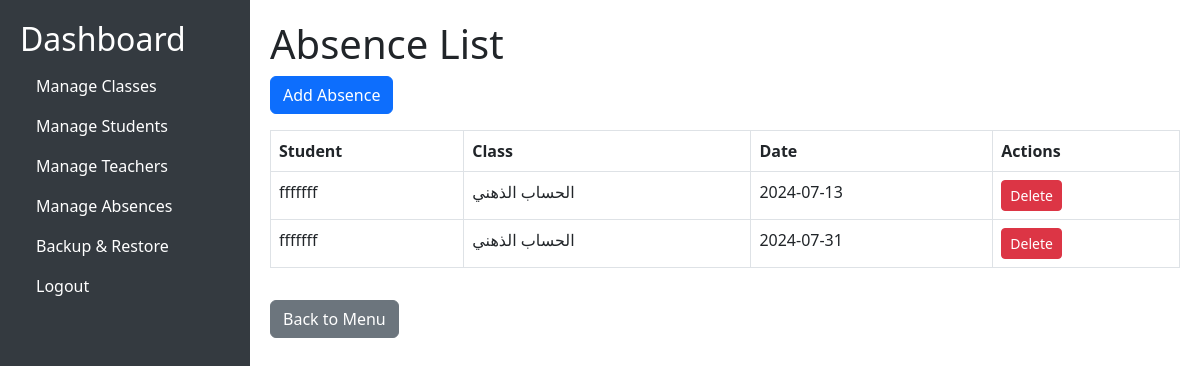
The app's page /absence/list.php (signed in) with its own data.
### tables this page shows
CREATE TABLE `absences` (
  `id` int(11) NOT NULL AUTO_INCREMENT,
  `student_id` int(11) NOT NULL,
  `class_id` int(11) NOT NULL,
  `date` date NOT NULL,
  PRIMARY KEY (`id`),
  KEY `student_id` (`student_id`),
  KEY `class_id` (`class_id`),
  CONSTRAINT `absences_ibfk_1` FOREIGN KEY (`student_id`) REFERENCES `students` (`id`),
  CONSTRAINT `absences_ibfk_2` FOREIGN KEY (`class_id`) REFERENCES `classes` (`id`)
);

CREATE TABLE `students` (
  `id` int(11) NOT NULL AUTO_INCREMENT,
  `name` varchar(255) NOT NULL,
  `class_id` int(11) DEFAULT NULL,
  `enrollment_date` date NOT NULL,
  `end_date` date NOT NULL,
  `payment_end` date DEFAULT NULL,
  `paid` int(11) DEFAULT NULL,
  PRIMARY KEY (`id`),
  KEY `class_id` (`class_id`),
  CONSTRAINT `students_ibfk_1` FOREIGN KEY (`class_id`) REFERENCES `classes` (`id`) ON DELETE SET NULL
);

CREATE TABLE `classes` (
  `id` int(11) NOT NULL AUTO_INCREMENT,
  `name` varchar(255) NOT NULL,
  `start_date` date NOT NULL,
  `number_of_months` int(11) NOT NULL,
  `num_group` int(11) DEFAULT NULL,
  `teacher_id` int(11) DEFAULT NULL,
  PRIMARY KEY (`id`),
  KEY `teacher_id` (`teacher_id`),
  CONSTRAINT `classes_ibfk_1` FOREIGN KEY (`teacher_id`) REFERENCES `teachers` (`id`) ON DELETE SET NULL
);

### absence/list.php (the view, shortened to what this page needs)
<?php
require_once '../config.php';
$result = $conn->query("
    SELECT absences.id, students.name AS student_name, classes.name AS class_name, absences.date
    FROM absences
    JOIN students ON absences.student_id = students.id
    JOIN classes ON absences.class_id = classes.id
");
?>
<!DOCTYPE html>
<html lang="en">
<head>
    <link href="https://cdn.jsdelivr.net/npm/bootstrap@5.3.0/dist/css/bootstrap.min.css" rel="stylesheet">
</head>
<body>
    <div class="sidebar">
        <h2><a href="../index.php" class="nav-link text-white">Dashboard</a></h2>
        <ul class="nav flex-column">
            <li class="nav-item">
                <a href="../classes/list.php" class="nav-link text-white">Manage Classes</a>
            </li>
            <li class="nav-item">
                <a href="../students/list.php" class="nav-link text-white">Manage Students</a>
            </li>
            <li class="nav-item">
                <a href="../teachers/list.php" class="nav-link text-white">Manage Teachers</a>
            </li>
            <li class="nav-item">
                <a href="list.php" class="nav-link text-white">Manage Absences</a>
            </li>
            <li class="nav-item">
                <a href="../backup.php" class="nav-link text-white">Backup & Restore</a>
            </li>
            <li class="nav-item">
                <a href="../logout.php" class="nav-link text-white">Logout</a>
            </li>
        </ul>
    </div>
    <div class="main-content">
        <h1>Absence List</h1>
        <button type="button" class="btn btn-primary mb-3" data-bs-toggle="modal" data-bs-target="#addAbsenceModal">
            Add Absence
        </button>
        <table class="table table-bordered">
            <thead>
                <tr>
                    <th>Student</th>
                    <th>Class</th>
                    <th>Date</th>
                    <th>Actions</th>
                </tr>
            </thead>
            <tbody>
                <?php while ($row = $result->fetch_assoc()): ?>
                    <tr>
                        <td><?php echo $row['student_name']; ?></td>
                        <td><?php echo $row['class_name']; ?></td>
                        <td><?php echo $row['date']; ?></td>
                        <td>
                            <form method="POST" action="delete.php" style="display:inline;">
                                <button type="submit" class="btn btn-danger btn-sm">Delete</button>
                            </form>
                        </td>
                    </tr>
                <?php endwhile; ?>
            </tbody>
        </table>
        <a href="../index.php" class="btn btn-secondary mt-3">Back to Menu</a>
    </div>
</body>
</html>

### absence/list.php (style rules this page uses)
body { display: flex; }
.sidebar { width: 250px; height: 100vh; background-color: #343a40; color: white; padding: 20px; position: fixed; top: 0; left: 0; }
.main-content { margin-left: 250px; padding: 20px; width: calc(100% - 250px); }
.nav-link { text-decoration: none; color: white; }

### records on screen
absences: student.name "fffffff", class.name "الحساب الذهني", date "2024-07-13"
absences: student.name "fffffff", class.name "الحساب الذهني", date "2024-07-31"
